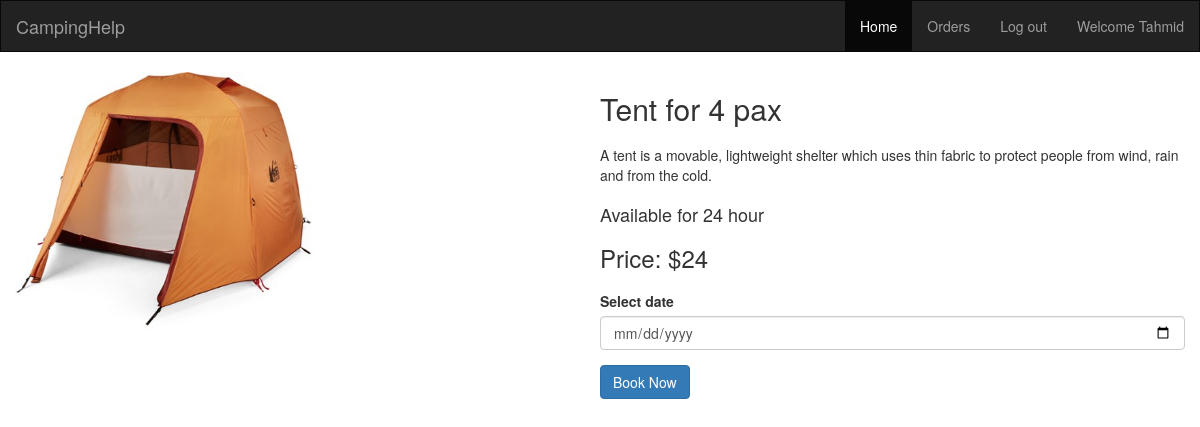
The app's page /view/product.php?id=1 (signed in) with its own data.
### tables this page shows
CREATE TABLE `products` (
  `id` int(11) NOT NULL,
  `name` varchar(100) NOT NULL,
  `description` varchar(500) NOT NULL,
  `price` int(20) NOT NULL,
  `available_time` varchar(20) NOT NULL,
  `availability` varchar(20) NOT NULL,
  `image` varchar(100) NOT NULL
);

### model/productModel.php (called while the page is built, shortened)
<?php
	function getProductById($id){
		$conn = getConnection();
		$sql = "select * from products where id='{$id}'";
		$result = mysqli_query($conn, $sql);
		$row = mysqli_fetch_assoc($result);
		return $row;
	}
?>

### view/product.php (the view, shortened to what this page needs)
<?php
    require_once "../model/productModel.php";
    $id=$_REQUEST['id'];
    $product=getProductById($id);
    $names=$product['name'];
    $description=$product['description'];
    $price=$product['price'];
    $available_time=$product['available_time'];
    $image=$product['image'];
?>
<!DOCTYPE html>
<html>
<head>
</head>
<body>
    <?php
        include('header.php');
    ?>
<section class='container'>
    <div class="row">
        <div class="column">
            <img class="product-image" src="../images/<?=$image?>" alt='product_image'>
        </div>
        <div class="column">
            <h2 class='mb'><?=$names?></h2>
            <p class='mb'><?=$description?></p>
            <h4 class='mb'>Available for <?=$available_time?></h4>
            <h3 class='mb'>Price: $<?=$price?></h3>
            <form action="../controller/book.php" method="post">
                <div class="form-group">
                    <label for="date">Select date</label>
                    <input type="date" class="form-control" name='date' required>
                </div>
                <button class="btn btn-primary" type="submit">Book Now</button>
            </form>
        </div>
    </div>
</section>
</body>
</html>

### view/product.php (style rules this page uses)
.product-image { width:300px; }
.row { display:flex; }
.column { width:50%; }
.mb { margin-bottom: 20px; }

### records on screen
products: image (picture), name "Tent for 4 pax", description "A tent is a movable, lightweight shelter which uses thin fabric to protect people from wind, rain and from the cold.", available_time "24 hour", price "24"

### other values on screen
$name "Tahmid"
